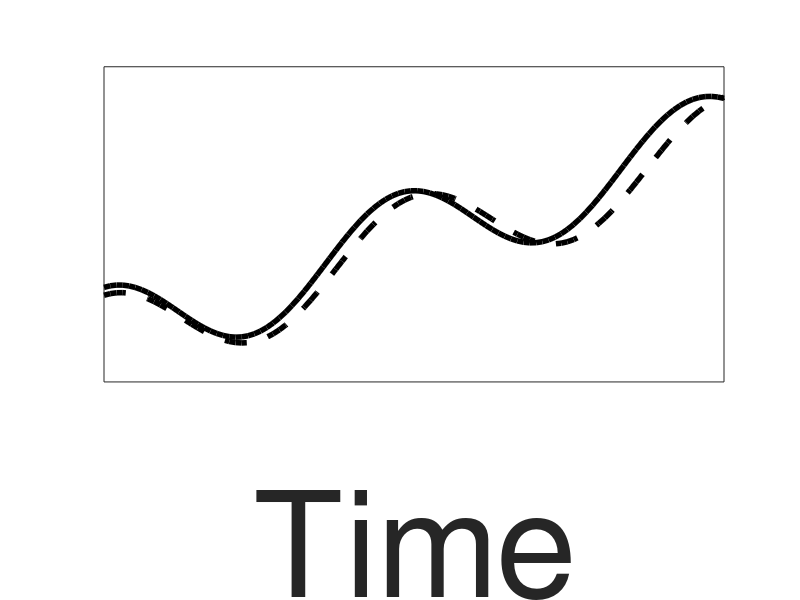
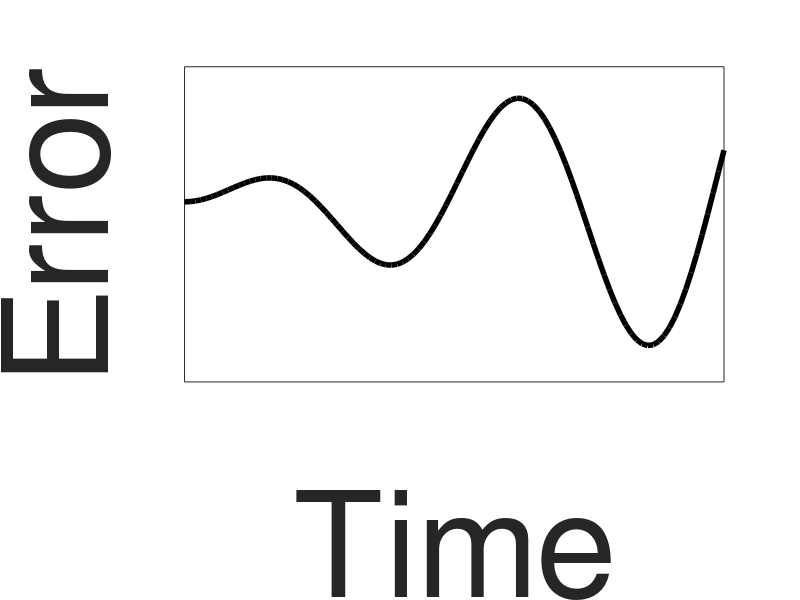
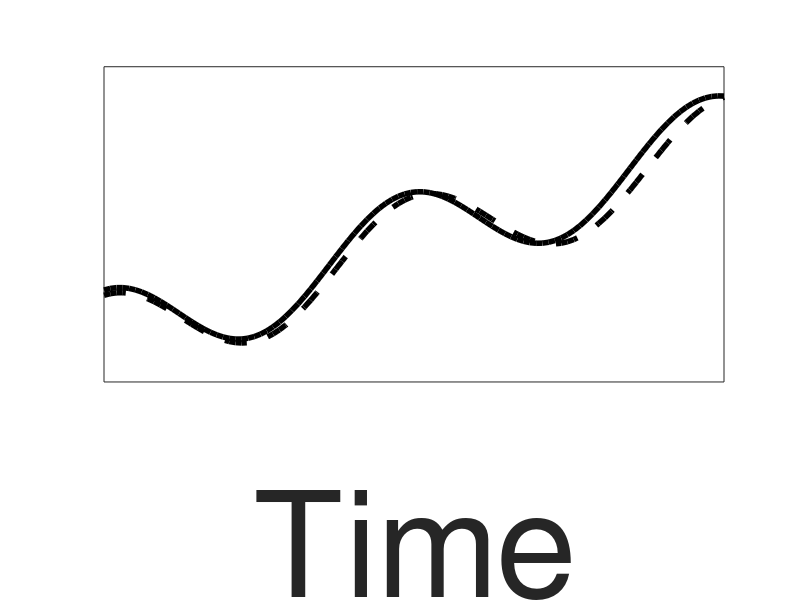
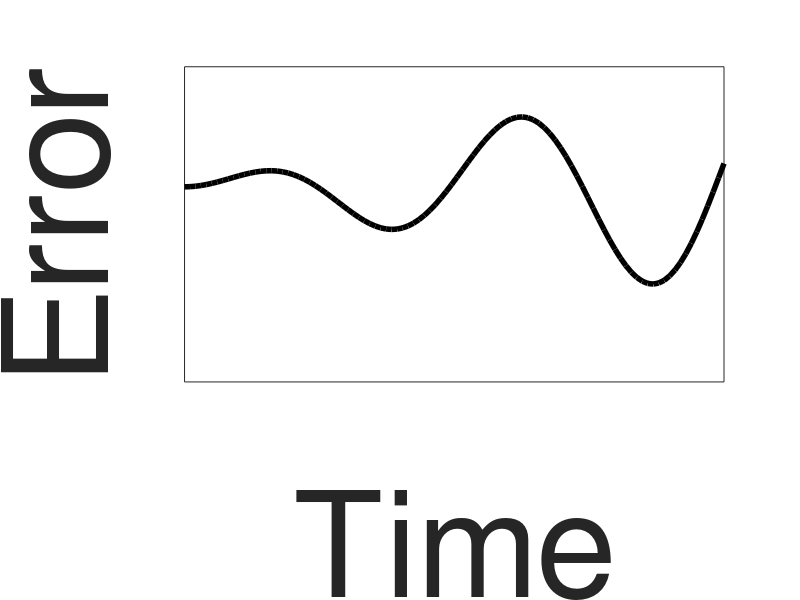

Recreate these plots in MATLAB, in order.
% close all;clear;clc
%
%
% files = dir(fullfile(pwd,'data'));
% files = files(3:end);
%
% numIterations = 150;
% markerSize    = 10;
% colors  = {'k','b','r'};
% markers = {'o','x','d'};
% fontSize = 36;
% h.fig1 = figure;
% h.fig2 = figure;
% for ii = 1:length(files)
%    load(fullfile(files(ii).folder,files(ii).name))
%    startIndex = p.numSettlingLaps + p.numInitializationLaps + 1;
%    endIndex   = p.numSettlingLaps + p.numInitializationLaps + numIterations;
%
% %    figure(h.fig1)
% %    h.basisParams(ii) = plot(iter.basisParams(startIndex:endIndex,1)*180/pi,...
% %        iter.basisParams(startIndex:endIndex,2)*180/pi,...
% %        'MarkerEdgeColor',colors{ii},'MarkerFaceColor',colors{ii},...
% %        'Color',colors{ii},'MarkerSize',markerSize,'Marker',markers{ii});
% %    h.text(ii) = text(iter.basisParams(startIndex,1)*180/pi,...
% %        iter.basisParams(startIndex,2)*180/pi,'$\leftarrow$Start','FontSize',fontSize,...
% %        'Color',colors{ii});
% %    hold on
%
%    figure(h.fig2)
%    h.performanceIndex(ii) = plot(iter.performanceIndex,...
%        'MarkerEdgeColor',colors{ii},'MarkerFaceColor',colors{ii},...
%        'Color',colors{ii},'MarkerSize',markerSize,'Marker',markers{ii});
%    hold on
% end
%
%
% figure(h.fig1)
% grid on
% xlabel('Course Width, [deg]')
% ylabel('Course Height, [deg]')
% title('Evolution of Basis Parameters in Design Space')
% legend([h.basisParams(1),h.basisParams(2),h.basisParams(3)],...
%     'Initial Condition 1','Initial Condition 2','Initial Condition 3')
% set(gca,'FontSize',fontSize)
%
%
%
% figure(h.fig2)
% grid on
% xlabel('Iteration Number')
% ylabel('Performance Index')
% title('Performance Index Vs Iteration Number')
% h.legend2 = legend([h.performanceIndex(1),h.performanceIndex(2),h.performanceIndex(3)],...
%     {'Initial Condition 1','Initial Condition 2','Initial Condition 3'},...
%     'Location','southeast');
% xlim(get(gca,'XLim').*[1 0]+[0 endIndex])
% set(gca,'FontSize',fontSize)
%
% drawnow
%
% % saveas(h.fig1,fullfile(pwd,'figuresForPresentation','basisParameterEvolution.png'))
% % saveas(h.fig1,fullfile(pwd,'figuresForPresentation','basisParameterEvolution.fig'))
%
%
%
% saveas(h.fig2,fullfile(pwd,'figuresForPresentation','performanceIndexEvolution.png'))
% saveas(h.fig2,fullfile(pwd,'figuresForPresentation','performanceIndexEvolution.fig'))


%%
% close all
%
% % load(fullfile(pwd,'data','wide_succeeded_194412_28112017.mat'))
% outfile = fullfile(pwd,'figuresForPresentation','wholeOptmization.gif');
% startIndex = p.numSettlingLaps + p.numInitializationLaps+1;
% endIndex   = startIndex+20;
% el  = 90-iter.waypointZeniths*180/pi;
% az  = iter.waypointAzimuths*180/pi;
% el = [el(:,end) el];
% az = [az(:,end) az];
% h.lastPlot = plot(az(p.numSettlingLaps+1,:),el(p.numSettlingLaps+1,:),'Marker','o',...
%     'MarkerEdgeColor','r','MarkerFaceColor','r',...
%     'MarkerSize',15,'Color','r');
% hold on
% grid on
% xlabel('Waypoint Azimuth Angle, [deg]')
% ylabel('Waypoint Zenith Angle, [deg]')
% title('Iteration 1')
% set(gca,'FontSize',fontSize)
% xlim([min(min(az)) max(max(az))])
% ylim([min(min(el)) max(max(el))])
% for ii = startIndex:1:endIndex
% %     saveas(h.lastPlot,fullfile(pwd,'figuresForPresentation',sprintf('courseShape_%2d.png',ii-startIndex+1)))
% frame = getframe(1);
%     im = frame2im(frame);
%     [imind,cm] = rgb2ind(im,256);
%
%
%     % On the first loop, create the file. In subsequent loops, append.
%     if ii==startIndex
%         imwrite(imind,cm,outfile,'gif','DelayTime',0,'loopcount',1);
%     else
%         imwrite(imind,cm,outfile,'gif','DelayTime',0.5,'writemode','append');
%     end
%
%     h.lastPlot.Color = 0.6 *[1 1 1];
%     h.lastPlot.Marker = 'none';
%     h.lastPlot = plot(az(ii,:),el(ii,:),'Marker','o',...
%     'MarkerEdgeColor','r','MarkerFaceColor','r',...
%     'MarkerSize',15,'Color','r');
%     title(sprintf('Iteration %d',ii-startIndex+2))
%
% end

%%
% w = [80 75 85 80  80 75 72.5];
% h = [7  7  7  6.5 7.5 6.5 6.25];
% J = [2020 2100 1900 2100 1900 2190 2240];
% for ii = length(w):-1:1
%     X(ii,:) = [1 w(ii) w(ii)^2 h(ii) h(ii)^2];
% end
% C1 = inv((X(1:5,:)'*X(1:5,:)))*X(1:5,:)'*J(1:5)';
% C2 = inv((X(1:6,:)'*X(1:6,:)))*X(1:6,:)'*J(1:6)';
% C3 = inv((X(1:7,:)'*X(1:7,:)))*X(1:7,:)'*J(1:7)';
% w1Opt = -C1(2)/(2*C1(3));
% h1Opt = -C1(4)/(2*C1(5));
% w2Opt = -C2(2)/(2*C2(3));
% h2Opt = -C2(4)/(2*C2(5));
% w3Opt = -C3(2)/(2*C3(3));
% h3Opt = -C3(4)/(2*C3(5));
% 
% 
% x = linspace(0.95*min([wOpt w min([w1Opt w2Opt w3Opt])-(max(w)-wOpt)]),1.05*max([wOpt w]));
% y = linspace(0.95*min([hOpt h min([h1Opt h2Opt h3Opt])-(max(h)-hOpt)]),1.05*max([hOpt h]));
% [x,y] = meshgrid(x,y);
% J1Est = C1(1)+C1(2)*x+C1(3)*x.^2+C1(4)*y+C1(5)*y.^2;
% J2Est = C2(1)+C2(2)*x+C2(3)*x.^2+C2(4)*y+C2(5)*y.^2;
% J3Est = C3(1)+C3(2)*x+C3(3)*x.^2+C3(4)*y+C3(5)*y.^2;
% 
% figure
% 
% 
% for ii = 5:7
%     scat = scatter3(w(1:ii),h(1:ii),J(1:ii),'MarkerFaceColor','r','SizeData',4*72,'CData',[1 0 0]);
%     hold on
%     xlim([min(min(x)) max(max(x))])
%     ylim([min(min(y)) max(max(y))])
%     zlim([min(min([J1Est J2Est J3Est])) max(max([J1Est J2Est J3Est]))])
%     xlabel('Course Width, [deg]')
%     ylabel('Course Height, [deg]')
%     zlabel('Performance Index')
%     set(gca,'FontSize',fontSize)
%     view([70.9000   25.2000])
%     colormap winter
%     set(gcf,'PaperOrientation','Portrait')
%     if ii ==5
%         saveas(gcf,fullfile(pwd,'figuresForPresentation','surfaceFit1.png'))
%     end
%     switch ii
%         case 5
%             surface = surf(x,y,J1Est,'EdgeColor','none');
%             saveas(gcf,fullfile(pwd,'figuresForPresentation','surfaceFit2.png'))
%             scat = scatter3(w1Opt,h1Opt,C1(1)+C1(2)*w1Opt+C1(3)*w1Opt.^2+C1(4)*h1Opt+C1(5)*h1Opt.^2,...
%                 'MarkerFaceColor','b','SizeData',4*72,'CData',[0 0 1]);
%             saveas(gcf,fullfile(pwd,'figuresForPresentation','surfaceFit3.png'))
%             delete(surface)
%             delete(scat)
%         case 6
%             surface = surf(x,y,J2Est,'EdgeColor','none');
%             saveas(gcf,fullfile(pwd,'figuresForPresentation','surfaceFit4.png'))
%             scat = scatter3(w2Opt,h2Opt,C2(1)+C2(2)*w2Opt+C2(3)*w2Opt.^2+C2(4)*h2Opt+C2(5)*h2Opt.^2,...
%                 'MarkerFaceColor','b','SizeData',4*72,'CData',[0 0 1]);
%             saveas(gcf,fullfile(pwd,'figuresForPresentation','surfaceFit5.png'))
%             delete(surface)
%             delete(scat)
%             
%         case 7
%             surface = surf(x,y,J3Est,'EdgeColor','none');
%             saveas(gcf,fullfile(pwd,'figuresForPresentation','surfaceFit6.png'))
%             scat = scatter3(w3Opt,h3Opt,C3(1)+C3(2)*w3Opt+C3(3)*w3Opt.^2+C3(4)*h3Opt+C3(5)*h3Opt.^2,...
%                 'MarkerFaceColor','b','SizeData',4*72,'CData',[0 0 1]);
%             saveas(gcf,fullfile(pwd,'figuresForPresentation','surfaceFit7.png'))
%            
%     end
%     
% 
% end

% saveas(gcf,fullfile(pwd,'figuresForPresentation','surfaceFit1.png'))
% 
% surface = surf(x,y,JEst,'EdgeColor','none');
% 
% % saveas(gcf,fullfile(pwd,'figuresForPresentation','surfaceFit2.png'))
% scat = scatter3(wOpt,hOpt,C1(1)+C1(2)*wOpt+C1(3)*wOpt.^2+C1(4)*hOpt+C1(5)*hOpt.^2,...
%     'MarkerFaceColor','r','SizeData',4*72,'CData',[1 0 0]);
% % saveas(gcf,fullfile(pwd,'figuresForPresentation','surfaceFit3.png'))
% 
% C2 = inv((X(1:6,:)'*X(1:6,:)))*X(1:6,:)'*J(1:6)';
% wOpt = -C2(2)/(2*C2(3));
% hOpt = -C2(4)/(2*C2(5));
% x = linspace(0.95*min([wOpt w wOpt-(max(w)-wOpt)]),1.05*max([wOpt w]));
% y = linspace(0.95*min([hOpt h hOpt-(max(h)-hOpt)]),1.05*max([hOpt h]));
% [x,y] = meshgrid(x,y);
% JEst = C2(1)+C2(2)*x+C2(3)*x.^2+C2(4)*y+C2(5)*y.^2;
% 
% scat = scatter3(w,h,J,'MarkerFaceColor','r','SizeData',4*72,'CData',[1 0 0]);
% hold on
% xlim([min(min(x)) max(max(x))])
% ylim([min(min(y)) max(max(y))])
% zlim([min(min(JEst)) max(max(JEst))])
% 
% xlabel('Course Width, [deg]')
% ylabel('Course Height, [deg]')
% zlabel('Performance Index')
% set(gca,'FontSize',fontSize)
% view([70.9000   25.2000])
% % saveas(gcf,fullfile(pwd,'figuresForPresentation','surfaceFit1.png'))
% 
% surface = surf(x,y,JEst,'EdgeColor','none');
% colormap winter
% % saveas(gcf,fullfile(pwd,'figuresForPresentation','surfaceFit2.png'))
% scat = scatter3(wOpt,hOpt,C1(1)+C1(2)*wOpt+C1(3)*wOpt.^2+C1(4)*hOpt+C1(5)*hOpt.^2,...
%     'MarkerFaceColor','r','SizeData',4*72,'CData',[1 0 0]);
% % saveas(gcf,fullfile(pwd,'figuresForPresentation','surfaceFit3.png'))



%%
% close all
% el  = pi/2-iter.waypointZeniths(1,:);
% az  = iter.waypointAzimuths(1,:);
% el = [el(:,end) el];
% az = [az(:,end) az];
% r=p.initPositionGFS(1);
% [waypointX,waypointY,waypointZ]=sph2cart(az,el,r*ones(size(az)));
% plotHemisphere
% h.hemisphere.CData=0.6*ones(size(h.hemisphere.CData));
% h.hemisphere.EdgeColor='none';
% hold on
% grid on
% scatter3(waypointX,waypointY,waypointZ,...
%     'MarkerEdgeColor','r','MarkerFaceColor','r')
%
% axis equal
% xlim([0 r])
% ylim(r*[-1 1])
% zlim([0 r])
% % axis vis3d
% view([80 20])
%
% xlabel('x position, [m]')
% ylabel('y position, [m]')
% zlabel('z position, [m]')
% set(gca,'FontSize',36)
%
% set(get(gca,'xlabel'),'rotation',-71);
%
%
% wingX = 0.5*p.refLengthWing * [1 -1 -1  1 1];
% wingY = 0.5*p.wingSpan      * [1  1 -1 -1 1];
% wingZ = [0 0 0 0 0];
%
% rudderX = 0.5*p.refLengthRudder * [1 -1 -1  1 1]-p.wingSpan;
% rudderY = [0 0 0 0 0];
% rudderZ = 0.5*p.rudderSpan      * [1  1 -1 -1 1];
%
% fuselageX = [wingX(3) rudderX(1)];
% fuselageY = [0 0];
% fuselageZ = [0 0];
%
% pos = tsc.positionGFC.getsampleusingtime(1).data;
% eul = tsc.eul.getsampleusingtime(1).data;
%
% plot3([0 pos(1)],[0 pos(2)],[0 pos(3)],'Color','k')
%
% [wingX  , wingY  , wingZ  ] = bfc2gfc(wingX,wingY,wingZ,pos,eul);
% [rudderX, rudderY, rudderZ] = bfc2gfc(rudderX,rudderY,rudderZ,pos,eul);
% [fuselageX, fuselageY, fuselageZ] = bfc2gfc(fuselageX,fuselageY,fuselageZ,pos,eul);
%
% h.wing     = plot3(wingX   ,wingY   ,wingZ  , 'Color','k','LineWidth',1);
% h.rudder   = plot3(rudderX ,rudderY ,rudderZ, 'Color','k','LineWidth',1);
% h.fuselage = plot3(fuselageX,fuselageY,fuselageZ,'Color','k','LineWidth',1);
%
%
%
%
%
%
%
phaseShift = linspace(1,1.05,4);
vertOffset = linspace(0,0.1,4);
for ii = length(phaseShift):-1:1
    close all
    x = linspace(0,4*pi);
    y    = vertOffset(ii)+0.6*cos(phaseShift(ii)*x)+0.2*x;
    yDes = 0.6*cos(x)+0.2*x;
    plot(x,y,'LineWidth',4,'Color','k')
    hold on
    plot(x,yDes,'LineWidth',4,'LineStyle','--','Color','k')
    set(gca,'xtick',[])
    set(gca,'ytick',[])
    xlabel('Time')
    xlim([x(1) x(end)])
    set(gca,'FontSize',2*48)
    saveas(gcf,fullfile(pwd,'figuresForPresentation',sprintf('ILCTracking_%2d.png',ii)))
    
    figure
    plot(x,yDes-y,'LineWidth',4,'Color','k')
    ylim([-0.5 0.2])
    set(gca,'xtick',[])
    set(gca,'ytick',[])
    xlabel('Time')
    ylabel('Error')
    xlim([x(1) x(end)])
    set(gca,'FontSize',2*48)
    saveas(gcf,fullfile(pwd,'figuresForPresentation',sprintf('ILCError_%2d.png',ii)))

end












